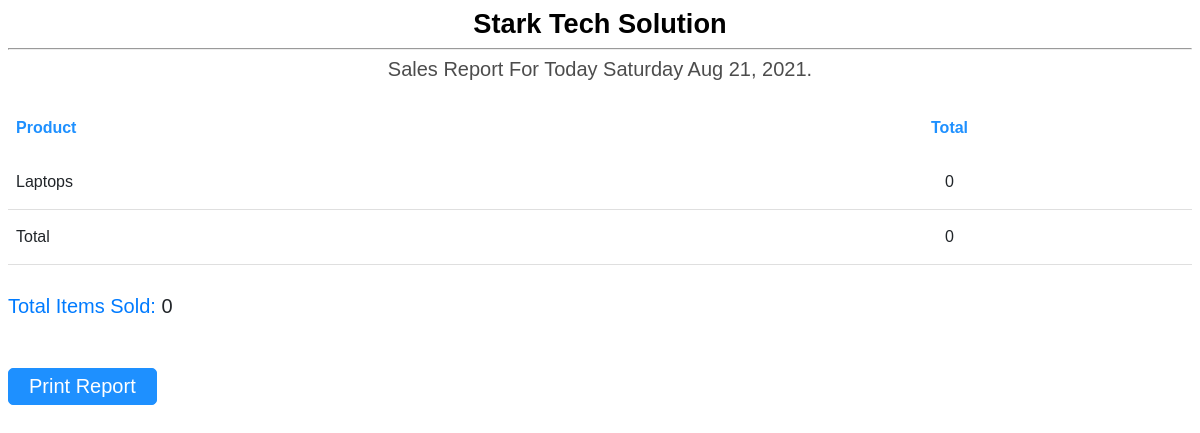
/sales/report/template/today/ (signed in), run on an earlier commit of the app's database.
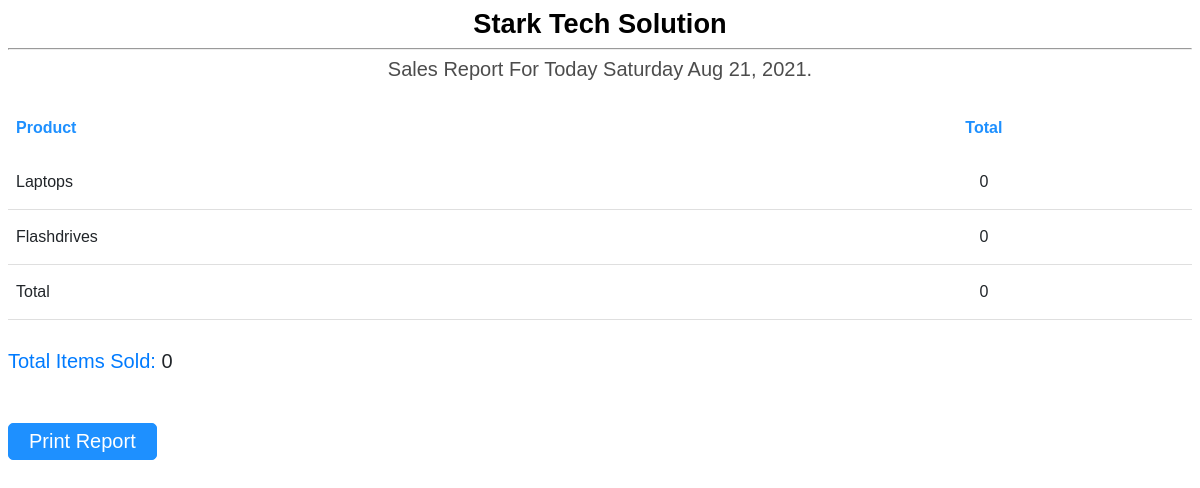
And on a later commit of the database.
### app/models.py (models this page shows, shortened)
class CompanyDetails(models.Model):
    user = models.OneToOneField(User,on_delete = models.CASCADE)
    name = models.CharField(max_length = 100)
    image = models.ImageField(upload_to = 'company_logo',default = "company_logo.png")
    mobile1 = models.CharField(max_length = 30)
    mobile2 = models.CharField(max_length = 30, null = True, blank  = True)
    location = models.CharField(max_length = 200)
    is_premium = models.BooleanField(default = False)

class Product(models.Model):
    product_units = [
        ('glass','glass'),
        ('bottle','bottle'),
        ('gallon','gallon'),
        ('box','box'),
        ('tin','tin'),
        ('carton','carton'),
        ('sack','sack'),
        ('bowl','bowl'),
        ('pound','pound'),
        ('kilo','kilo'),
        ('bar','bar'),
        ('packet','packet'),
    ]
    company = models.ForeignKey(User,on_delete = models.CASCADE)
    name = models.CharField(max_length = 200)
    unit_cost = models.DecimalField(decimal_places = 2, max_digits = 65,default = 0.00)
    unit_price = models.DecimalField(decimal_places = 2, max_digits = 65,default = 0.00)
    quantity = models.PositiveIntegerField(default = 1)
    unit = models.CharField(max_length = 100,choices = product_units,default = 'box')
    image = models.ImageField(upload_to = f"product_images",default = 'product_logo.png')

### app/views.py (the view, shortened to what this page needs)
# urls.py: path('sales/report/template/<str:duration>/',app_views.SalesReportTemplateView.as_view(),name = 'sales_report_template')
class SalesReportTemplateView(generic.View):
    template_name = 'app/sales_report_template.html'
    @method_decorator(login_required)
    def dispatch(self,request,*args,**kwargs):
        duration = self.kwargs.get("duration");
        if duration == 'last-week':
            last_week_monday = date.today() - timedelta(days = 7 + date.today().weekday())
            last_week_sunday = last_week_monday + timedelta(days = 6)
            title = f"Sales Report For {last_week_monday.strftime('%A %b %d, %Y')} To {last_week_sunday.strftime('%A %b %d, %Y')}"
            data = utils.sales_report_for_the_week(request.user,ProductData)
            context = {
                'data': data,
                'title': title,
                'total': data['Total']['product_weekly_total']
            }
        elif duration == 'today':
            todays_date = date.today()
            data = utils.sales_report_for_today(request.user,ProductData)
            context = {
                'title': f"Sales Report For Today {date.today().strftime('%A %b %d, %Y')}.",
                'data': data,
                'total': data['Total']
            }
        context['duration'] = duration
        response = render(request,self.template_name,context)
        return response

### app/utils.py (called while the page is built)
def sales_report_for_today(user,model):
    date_for_data = date.today()
    daily_data = {p.name:0 for p in user.product_set.all()}
    datas = model.objects.filter(company = user,date = date_for_data)
    todays_total = 0
    for data in datas:
        daily_data[data.product.name] = data.quantity
        todays_total += data.quantity
    daily_data['Total'] = todays_total
    return daily_data

### app/templates/app/sales_report_template.html (shortened to what this page needs)
{% load static %}
<!DOCTYPE html>
<html lang="en">
<head>
    <link rel="stylesheet" href="{% static 'app\print.min.css' %}">
</head>
<body>
    <div id="report">
        <h3>{{ user.companydetails.name }}</h3><hr/>
        <h5>{{title}}</h5>
    {% if duration == 'last-week' %}
        <table style="width: 100%">
            <thead>
                <tr>
                    <th>Product</th>
                    <th>Monday</th>
                    <th>Tuesday</th>
                    <th>Wednesday</th>
                    <th>Thursday</th>
                    <th>Friday</th>
                    <th>Saturday</th>
                    <th>Sunday</th>
                    <th>Total</th>
                </tr>
            </thead>
            {% for product,product_data in data.items %}
                <tr>
                    <td>{{product}}</td>
                    {% for quantity in product_data.values %}
                        <td class="{% cycle 'data-1' 'data-2' 'data-3' 'data-4' 'data-5' 'data-6' 'data-7' 'total' %}">{{quantity}}</td>
                    {% endfor %}
                </tr>
            {% endfor %}
        </table>
    {% elif duration == 'today' %}
        <table style="width: 100%">
            <thead>
                <tr>
                    <th>Product</th>
                    <th>Total</th>
                </tr>
            </thead>
            <tbody>
                {% for product,quantity in data.items %}
                    <tr>
                        <td>{{product}}</td>
                        <td>{{quantity}}</td>
                    </tr>
                {% endfor %}
            </tbody>
        </table>
    {% endif %}
    <p>Total Items Sold: <span>{{ total }}</span></p>
    </div>
    <button type="button" id="print">Print Report</button>
</body>
</html>

### app/templates/app/sales_report_template.html (style rules this page uses)
h3 { font-size: 1.7rem; font-family: sans-serif; margin:auto; text-align: center; }
h5 { font: 1.25rem sans-serif; color: #6c757d; margin:auto; text-align: center; color: rgba(0,0,0,.7); }
table { margin-top: 20px; display: table; border-collapse: collapse; box-sizing: border-box; border-spacing: 2px; border-color: grey; font-family: sans-serif; }
thead > tr > th { color: dodgerblue; }
thead > tr > th { padding: 18px 8px; font-size: 1.0rem; }
thead > tr > th:first-child { text-align: left; }
tbody > tr > td { text-align: center; color: #212529; font-size: 1rem; padding: 18px 8px; }
tbody > tr > td:first-child { text-align: left; }
tbody > tr { border-bottom: thin solid rgba(0,0,0,.125); }
p { color: #007bff; font: 20px sans-serif; margin-top: 30px; }
p > span { color: #212529; }
#print { margin-top: 30px; color: white; background-color: dodgerblue; border: thin solid dodgerblue; transition: all .2s ease-in-out; font-size: 20px; border-radius: 5px; padding: 6px 20px; cursor: pointer; }

What changed in the data, as far as the page shows it:
added Product: data "Flashdrives"
Also different on the page:
new list line: "0"
